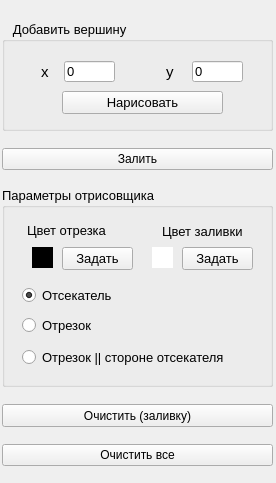
<?xml version="1.0" encoding="UTF-8"?>
<ui version="4.0">
 <class>MyController</class>
 <widget class="QWidget" name="MyController">
  <property name="geometry">
   <rect>
    <x>0</x>
    <y>0</y>
    <width>276</width>
    <height>483</height>
   </rect>
  </property>
  <property name="sizePolicy">
   <sizepolicy hsizetype="Fixed" vsizetype="Preferred">
    <horstretch>0</horstretch>
    <verstretch>0</verstretch>
   </sizepolicy>
  </property>
  <property name="minimumSize">
   <size>
    <width>200</width>
    <height>400</height>
   </size>
  </property>
  <property name="windowTitle">
   <string>Form</string>
  </property>
  <widget class="QWidget" name="verticalLayoutWidget">
   <property name="geometry">
    <rect>
     <x>2</x>
     <y>10</y>
     <width>271</width>
     <height>471</height>
    </rect>
   </property>
   <layout class="QVBoxLayout" name="verticalLayout_2">
    <property name="spacing">
     <number>6</number>
    </property>
    <item>
     <widget class="QGroupBox" name="addVertexBox">
      <property name="sizePolicy">
       <sizepolicy hsizetype="Preferred" vsizetype="Preferred">
        <horstretch>0</horstretch>
        <verstretch>0</verstretch>
       </sizepolicy>
      </property>
      <property name="minimumSize">
       <size>
        <width>0</width>
        <height>110</height>
       </size>
      </property>
      <property name="maximumSize">
       <size>
        <width>16777215</width>
        <height>110</height>
       </size>
      </property>
      <property name="font">
       <font>
        <pointsize>10</pointsize>
       </font>
      </property>
      <property name="title">
       <string>   Добавить вершину</string>
      </property>
      <widget class="QLabel" name="label_2">
       <property name="geometry">
        <rect>
         <x>39</x>
         <y>40</y>
         <width>41</width>
         <height>21</height>
        </rect>
       </property>
       <property name="font">
        <font>
         <pointsize>11</pointsize>
        </font>
       </property>
       <property name="text">
        <string>х</string>
       </property>
      </widget>
      <widget class="QLineEdit" name="xEdit">
       <property name="geometry">
        <rect>
         <x>62</x>
         <y>40</y>
         <width>51</width>
         <height>21</height>
        </rect>
       </property>
       <property name="text">
        <string>0</string>
       </property>
      </widget>
      <widget class="QLineEdit" name="yEdit">
       <property name="geometry">
        <rect>
         <x>190</x>
         <y>40</y>
         <width>51</width>
         <height>21</height>
        </rect>
       </property>
       <property name="text">
        <string>0</string>
       </property>
      </widget>
      <widget class="QLabel" name="label_7">
       <property name="geometry">
        <rect>
         <x>164</x>
         <y>40</y>
         <width>41</width>
         <height>21</height>
        </rect>
       </property>
       <property name="font">
        <font>
         <pointsize>11</pointsize>
        </font>
       </property>
       <property name="text">
        <string>y</string>
       </property>
      </widget>
      <widget class="QPushButton" name="drawButton">
       <property name="geometry">
        <rect>
         <x>60</x>
         <y>70</y>
         <width>161</width>
         <height>23</height>
        </rect>
       </property>
       <property name="minimumSize">
        <size>
         <width>81</width>
         <height>23</height>
        </size>
       </property>
       <property name="text">
        <string>Нарисовать</string>
       </property>
      </widget>
     </widget>
    </item>
    <item>
     <widget class="QPushButton" name="brushButton">
      <property name="text">
       <string>Залить</string>
      </property>
     </widget>
    </item>
    <item>
     <widget class="QGroupBox" name="groupBox_2">
      <property name="minimumSize">
       <size>
        <width>0</width>
        <height>0</height>
       </size>
      </property>
      <property name="maximumSize">
       <size>
        <width>16777215</width>
        <height>200</height>
       </size>
      </property>
      <property name="font">
       <font>
        <pointsize>10</pointsize>
       </font>
      </property>
      <property name="title">
       <string>Параметры отрисовщика</string>
      </property>
      <widget class="QLabel" name="linelabel">
       <property name="geometry">
        <rect>
         <x>30</x>
         <y>60</y>
         <width>21</width>
         <height>21</height>
        </rect>
       </property>
       <property name="font">
        <font>
         <pointsize>11</pointsize>
        </font>
       </property>
       <property name="autoFillBackground">
        <bool>false</bool>
       </property>
       <property name="styleSheet">
        <string notr="true">background-color: rgb(0, 0, 0)</string>
       </property>
       <property name="text">
        <string/>
       </property>
      </widget>
      <widget class="QLabel" name="label_13">
       <property name="geometry">
        <rect>
         <x>25</x>
         <y>33</y>
         <width>111</width>
         <height>21</height>
        </rect>
       </property>
       <property name="font">
        <font>
         <pointsize>10</pointsize>
        </font>
       </property>
       <property name="text">
        <string>Цвет отрезка</string>
       </property>
      </widget>
      <widget class="QLabel" name="fonlabel">
       <property name="geometry">
        <rect>
         <x>150</x>
         <y>60</y>
         <width>21</width>
         <height>21</height>
        </rect>
       </property>
       <property name="font">
        <font>
         <pointsize>11</pointsize>
        </font>
       </property>
       <property name="styleSheet">
        <string notr="true">background-color: rgb(255, 255, 255)</string>
       </property>
       <property name="text">
        <string/>
       </property>
      </widget>
      <widget class="QLabel" name="label_15">
       <property name="geometry">
        <rect>
         <x>160</x>
         <y>34</y>
         <width>131</width>
         <height>21</height>
        </rect>
       </property>
       <property name="font">
        <font>
         <pointsize>10</pointsize>
        </font>
       </property>
       <property name="text">
        <string>Цвет заливки</string>
       </property>
      </widget>
      <widget class="QPushButton" name="foncolorButton">
       <property name="geometry">
        <rect>
         <x>180</x>
         <y>60</y>
         <width>71</width>
         <height>23</height>
        </rect>
       </property>
       <property name="text">
        <string>Задать</string>
       </property>
      </widget>
      <widget class="QPushButton" name="linecolorButton">
       <property name="geometry">
        <rect>
         <x>60</x>
         <y>60</y>
         <width>71</width>
         <height>23</height>
        </rect>
       </property>
       <property name="text">
        <string>Задать</string>
       </property>
      </widget>
      <widget class="QRadioButton" name="rectButton">
       <property name="geometry">
        <rect>
         <x>20</x>
         <y>98</y>
         <width>100</width>
         <height>21</height>
        </rect>
       </property>
       <property name="text">
        <string>Отсекатель</string>
       </property>
       <property name="checked">
        <bool>true</bool>
       </property>
      </widget>
      <widget class="QRadioButton" name="segmentButton">
       <property name="geometry">
        <rect>
         <x>20</x>
         <y>128</y>
         <width>100</width>
         <height>21</height>
        </rect>
       </property>
       <property name="text">
        <string>Отрезок</string>
       </property>
      </widget>
      <widget class="QRadioButton" name="segmParalButton">
       <property name="geometry">
        <rect>
         <x>20</x>
         <y>160</y>
         <width>241</width>
         <height>21</height>
        </rect>
       </property>
       <property name="text">
        <string>Отрезок || стороне отсекателя</string>
       </property>
      </widget>
     </widget>
    </item>
    <item>
     <widget class="QPushButton" name="clearButton">
      <property name="minimumSize">
       <size>
        <width>81</width>
        <height>23</height>
       </size>
      </property>
      <property name="text">
       <string>Очистить (заливку)</string>
      </property>
     </widget>
    </item>
    <item>
     <widget class="QPushButton" name="clearallButton">
      <property name="text">
       <string>Очистить все</string>
      </property>
     </widget>
    </item>
   </layout>
  </widget>
 </widget>
 <resources/>
 <connections/>
</ui>
